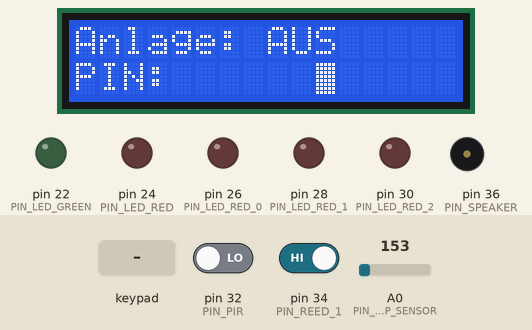
A sketch run on a simulated Arduino Mega 2560, built with avr-gcc and run on an emulated ATmega2560. Shown: 16×2 character LCD, output pins drawn as LEDs (lit = HIGH), buzzer (waves = sounding). Dashed ring = blinking. The test bench sets the inputs (shaded band); at power-on: A0 (PIN_TEMP_SENSOR) = 153, pin 32 (PIN_PIR) LOW, pin 34 (PIN_REED_1) HIGH. What the sketch prints to the serial monitor is not drawn.

Above: at 12.1 s.
12.2 s: keypad keys 1 2 3 4 # pressed 0.4 s apart
At 13.94 s:
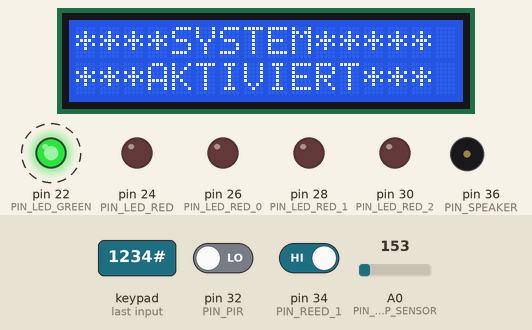
15.7 s: A0 (PIN_TEMP_SENSOR) set to 173
At 16.02 s:
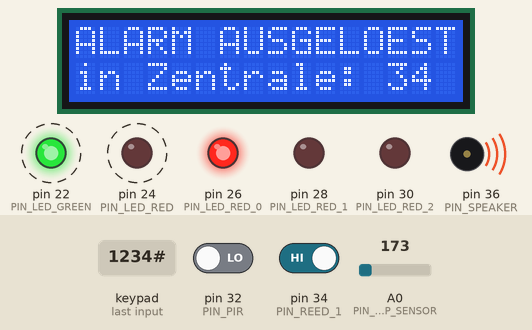
18.0 s: key '#' pressed
At 19.98 s:
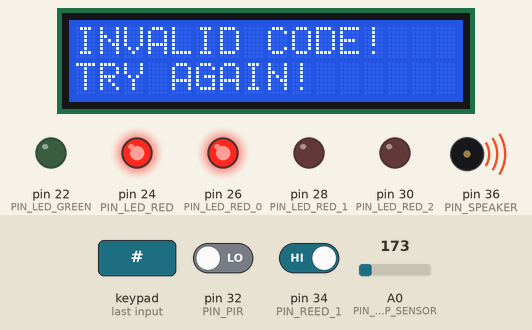
20.1 s: keypad keys 5 6 7 8 # pressed 0.4 s apart
At 20.43 s:
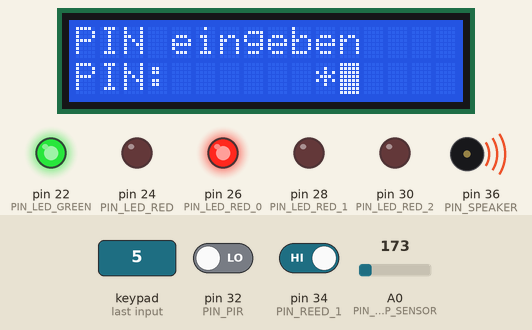
23.6 s: keypad keys 1 3 9 7 # pressed 0.4 s apart
At 24.58 s:
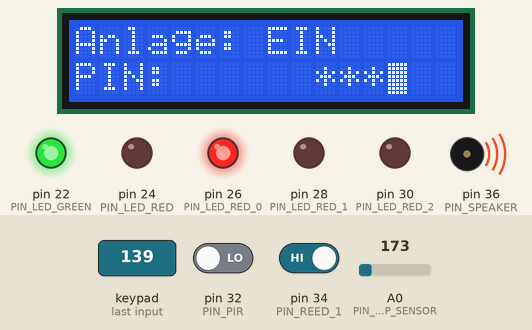
27.1 s: keypad keys 1 2 3 4 # pressed 0.4 s apart
At 28.47 s:
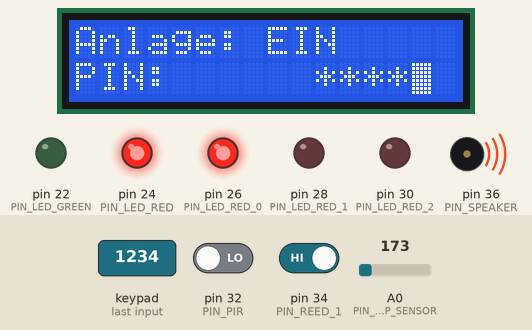
Timing chart, 0 to 31.6 s (numbered marks = the images above; inputs shaded):
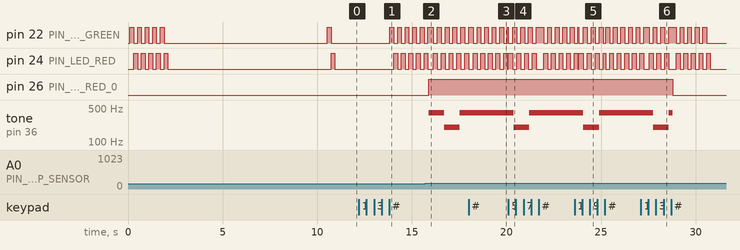

The sketch:

sketch_alarm_system_v1.0.0.ino
```cpp
//Alarm System by guggerf
//Als Semasterarbeit in der TEKO Bern
//5. Semester Elektrotechniker HF

//******************************************************************************
//          Benötigte Libraries Initialisieren
//******************************************************************************
#include <Wire.h>               //I2C Kommunikation Seriell über SDA/SCL
#include <LiquidCrystal_I2C.h>  //I2C ISnterface für LCD
#include <Keypad.h>             //Library für das Keypad
#include <Password.h>           //Library für Passwort-Management

//******************************************************************************
//                 Konstanten
//******************************************************************************

#define OFF 0
#define ON 1

// Keypad-Konfiguration
const byte ROWS = 4; //4 Zeilen
const byte COLS = 3; //3 Spalten
char KEYS[ROWS][COLS] = {
  {'1', '2', '3'},
  {'4', '5', '6'},
  {'7', '8', '9'},
  {'*', '0', '#'}
};
byte ROW_PINS[ROWS] = {5, 6, 7, 8}; //Anschlüsse der Keypad-Zeilen
byte COL_PINS[COLS] = {2, 3, 4};    //Anschlüsse der Keypad-Spalten

// LCD eigene Charakter
byte LCD_CHARS[6][8] = {
  { B00000, B00000, B00000, B00000, B00000, B00000, B00000, B00000 },
  { B10000, B10000, B10000, B10000, B10000, B10000, B10000, B10000 },
  { B11000, B11000, B11000, B11000, B11000, B11000, B11000, B11000 },
  { B11100, B11100, B11100, B11100, B11100, B11100, B11100, B11100 },
  { B11110, B11110, B11110, B11110, B11110, B11110, B11110, B11110 },
  { B11111, B11111, B11111, B11111, B11111, B11111, B11111, B11111 }
};

// Für Piezobuzzer verschiedene Frequenzen definieren
const int NUM_MELODIES = 2;
const int NUM_NOTES = 32;
int NOTES[NUM_MELODIES][NUM_NOTES] = {
  { 400, 400, 400, 400, 400, 400, 400, 400, 400, 400, 400, 400, 400, 400, 400, 400, 200, 200, 200, 200, 200, 200, 200, 200, 200, 200, 200, 200, 200, 200, 200, 200 },
  { 200, 220, 240, 260, 280, 300, 320, 340, 360, 380, 400, 420, 440, 460, 480, 500, 520, 500, 480, 460, 440, 420, 400, 380, 360, 340, 320, 300, 280, 260, 240, 220 }
};

// Pins an Arduino definieren
static const int PIN_LED_GREEN 			= 22; //LED Anlage ausgeschaltet
static const int PIN_LED_RED 			= 24; //LED Anlage eingeschaltet
static const int PIN_LED_RED_0 			= 26; //RoteLED in Zentrale
static const int PIN_LED_RED_1 			= 28; //RoteLED in Eingang
static const int PIN_LED_RED_2 			= 30; //RoteLED in Wohnen
static const int PIN_PIR 			= 32; //In Wohnen
static const int PIN_REED_1 			= 34; //in Eingang
static const int PIN_SPEAKER 			= 36; //Alarm Speaker
static const int PIN_TEMP_SENSOR 		= A0; // Analoger Eingang für Temperatur in Zentrale

// Sonstige Konstanten für Programmablauf
static const int ROOM_NO_ALARM                  = 0;
static const int ROOM_MAIN_OFFICE 		= 0x1;
static const int ROOM_ENTRANCE			= 0x2;
static const int ROOM_LIVINGROOM		= 0x4;

static const int SWAP_LED                       = 0;
static const int SWAP_TONE                      = 1;

static const int LCD_LINE_LENGTH                = 16;
static const int DEFAULT_LED_DELAY		= 200;
static const int DEFAULT_TONE_DELAY             = 30;
static const int DEFAULT_BLINK_REPETITIONS      = 5;
static const int DEFAULT_PASSWORD_POS 	        = 10; //wo wird begonnen mit PIN eingaben
static const float NORMAL_TEMPERATURE 	        = 31.0; //Basis Temperatur für Temp überwachung in Zentrale
static const int ALARM_DISPLAY_DURATION         = 3000;

//******************************************************************************
//                 Variablen
//******************************************************************************

// Das I2C LCD interface initialisieren.
// Das LCD wird über den I2C Bus gesteuert und hängt an den Anschlüssen 20(SDA) und 21(SCL) am Mega
LiquidCrystal_I2C lcd(0x27, LCD_LINE_LENGTH, 2);  // 0x27 = Adresse (ohne Lötjumper), 16 Charakter, 2 Linien

//Hilfsvariablen um Cursor auf LCD zu setzen
int cursorCurrentX = 0;
int cursorCurrentY = 1;

Keypad keypad = Keypad( makeKeymap(KEYS), ROW_PINS, COL_PINS, ROWS, COLS );

// Initialieren des Passwortes, dient als Default Passwort, wenn Arduino zurückgesetzt wird
Password password = Password("1234");

int currentPasswordPosition = DEFAULT_PASSWORD_POS; // Wo wird Pasword angezeigt

//Diverse Variablen definieren
int alarmStatus = OFF; //1= Alarm ausgelöst
int alarmActive = OFF; //1= Alarmanlage scharf
int alarmDetected = OFF;
int alarmShown = OFF;
int alarmPinShown = OFF;
int alarmTemperature = OFF;

//Alarm-Status
unsigned long alarmTimestamp = 0;

//Non-Blocking Swapping
unsigned long swapLedTimestamp = 0;
unsigned long swapToneTimestamp = 0;
int swapStatus = OFF;

//Aktueller Ton
int currentMelody = 0;
int currentTone = 0;

//******************************************************************************
//                                    SETUP
//******************************************************************************
// Das Setup wird nur aufgerufen wenn Arduino startet oder bei einem Reset
void setup() {
  Serial.begin(9600); // Starten des Serial Monitors für Debug-Zwecke

  lcd.init(); // LCD initialisieren
  lcd.backlight();

  //Inputs definieren
  pinMode(PIN_PIR, INPUT);
  pinMode(PIN_REED_1, INPUT);

  //Outputs definieren
  pinMode(PIN_LED_RED, OUTPUT);
  pinMode(PIN_LED_RED_0, OUTPUT);
  pinMode(PIN_LED_RED_1, OUTPUT);
  pinMode(PIN_LED_RED_2, OUTPUT);
  pinMode(PIN_LED_GREEN, OUTPUT);

  //Setzten der Ausgangszustände bei Start und Reset
  digitalWrite(PIN_PIR, LOW);
  digitalWrite(PIN_REED_1, HIGH);

  // am Anfang ist alles aus
  showStatusOff();

  keypad.addEventListener(keypadEvent); //Eventlistener für das Keypad hinzufügen

  //Boot Vorgang
  bootScreen();
  ledBlink(1);
  startScreen();
}
//******************************************************************************
void bootScreen() {
  showOnScreen("****Welcome**** ", "**Alarm-System**");
  ledBlink(DEFAULT_BLINK_REPETITIONS);

  showOnScreen("*System booting*");
  // Loarding-Bar (booting time für Sensoren kalibrieren)
  initCustomCharacters();
  for (int j = 0; j < 16; j++) { //16 Charakter füllen
    for (int i = 0; i < 5; i++) { // 1 Charakter mit je 5 Spalten füllen
      lcd.setCursor(cursorCurrentX, cursorCurrentY);
      lcd.write(i);
      delay(100); //Geschwindikeit hier einstellen
    }
    cursorCurrentX++;
    lcd.setCursor(j, cursorCurrentY);
    delay(10);
  }
}
//******************************************************************************
void startScreen() {
  String systemStatus = String("Anlage: ");

  if (alarmActive) {
    systemStatus += "EIN";
    showStatusGreen();
  } else {
    systemStatus += "AUS";
    showStatusOff();
  }
  showOnScreen(systemStatus, "PIN:");

  // blinkenden Cursor setzen
  lcd.setCursor(10, 1);
  lcd.blink(); // Cursor anzeigen wo PW eingengeben werden kann
}
//******************************************************************************
//                                    LOOP
//******************************************************************************
//Der Loop wiederholt sich immer und immer wieder, für immer
void loop() {
  char key = keypad.getKey();
  if (alarmActive) {
    int room = alarmCheck();

    // gibt es Alarm?
    if (room > ROOM_NO_ALARM) {
      if (!alarmDetected) {
        // wir sind neu hier!
        alarmTimestamp = millis();
        alarmDetected = ON;
      }
      // Alarm anzeigen
      alarmTriggered(room);
    } else if (alarmStatus) {
      alarmTriggered(room);
    }
  }
}
//******************************************************************************
// Wenn Alarm ausgelöst wurde
void alarmTriggered(int room) {
  alarmStatus = ON;

  String location = "";

  if (room & ROOM_MAIN_OFFICE) {
    digitalWrite(PIN_LED_RED_0, HIGH);
    location = String("in Zentrale: ") + alarmTemperature;
  }
  if (room & ROOM_ENTRANCE) {
    digitalWrite(PIN_LED_RED_1, HIGH);
    location = "in Eingang";
  }
  if (room & ROOM_LIVINGROOM) {
    digitalWrite(PIN_LED_RED_2, HIGH);
    location = "in Wohnzimmer";
  }
  checkSwap();
  // wird der Alarm schon lange angezeigt?
  if (millis() - alarmTimestamp < ALARM_DISPLAY_DURATION) {
    if (!alarmShown) {
      showOnScreen("ALARM AUSGELOEST", location);
      alarmShown = ON;
    }
  } else if (!alarmPinShown) {
    showOnScreen("PIN eingeben", "PIN:");

    // blinkenden Cursor setzen
    lcd.setCursor(10, 1);
    lcd.blink(); // Cursor anzeigen wo PW eingengeben werden kann

    // Display beim nächsten Mal nicht überschreiben
    alarmPinShown = ON;
  }
}
//******************************************************************************
void keypadEvent(KeypadEvent eKey) {
  if (keypad.getState() == PRESSED) {
    if (currentPasswordPosition - 10 >= 5) {
      password.reset();
      lcd.setCursor(0, 1);
      lcd.println("nur 4 Zeichen         ");
      ledBlink(DEFAULT_BLINK_REPETITIONS);
      lcd.setCursor(0, 1);
      lcd.println("PIN:                ");
      currentPasswordPosition  = 10;
      return;
    }
    lcd.setCursor((currentPasswordPosition++), 1);
    switch (eKey) {
      case '#':                 //# zu Passwort überprüfen
        currentPasswordPosition  = 10;
        checkPassword();
        break;
      case '*':                 //* Eingabe löschen
        password.reset();
        currentPasswordPosition = 10;
        lcd.setCursor(0, 1);
        lcd.println("PIN:                ");
        break;
      case '0':
        currentMelody = (++currentMelody)%NUM_MELODIES;
        // NO break, we want to fall through
      default:
        lcd.blink();
        password.append(eKey);
        lcd.print("*");
    }
  }
}
//******************************************************************************
// Ist das Passwort richtig? wenn nicht dann führe invalideCode() aus.
void checkPassword() {
  if (password.evaluate()) {
    if (!alarmActive && !alarmStatus) {
      activate();
    }
    else if (alarmActive || alarmStatus) {
      deactivate();
    }
  } else {
    invalidCode();
  }

  // alles zurücksetzen, blinken
  password.reset();
  ledBlink(DEFAULT_BLINK_REPETITIONS);
  startScreen();
}
//******************************************************************************
// Wenn das Passwort falsch eingegeben wurde.
void invalidCode() {
  showOnScreen("INVALID CODE!", "TRY AGAIN!");
}
//******************************************************************************
// System scharf stellen und auf Screen anzeigen
void activate() {
  if (!doorOpen()) {
    showOnScreen("****SYSTEM*****", "***AKTIVIERT***");
    alarmActive = ON;
  } else {
    showOnScreen("****ACHTUNG****", "Tuer offen");
    ledBlink(1);
  }
}
//******************************************************************************
// System deaktivieren und Start Screen anzeigen
void deactivate() {
  alarmStatus = OFF;
  alarmActive = OFF;
  alarmDetected = OFF;
  alarmShown = OFF;
  alarmPinShown = OFF;
  alarmTimestamp = OFF;
  alarmTemperature = 0;

  showOnScreen("**SYSTEM**", "*DEAKTIVIERT*");
  lcd.noBlink();
  noTone(PIN_SPEAKER);
  disableAlarmLeds();
}
//******************************************************************************
// Temp wird überwacht und bei hoher Temp wird Alarm ausgelöst
//Folgende Daten hab ich aus dem Starter Kit übernommen und auf mein Projekt angepasst
int alarmCheck() {
  int room = ROOM_NO_ALARM;

  // Türkontakt
  if (doorOpen()) {
    room |= ROOM_ENTRANCE;
  }

  // Bewegungsmelder
  if (digitalRead(PIN_PIR) == HIGH) {
    room |= ROOM_LIVINGROOM;
  }

  // Temperatur
  int sensorVar = analogRead(PIN_TEMP_SENSOR);

  //Debug
  Serial.print(String("Sensor Value: ") + sensorVar);

  //Gelesener Wert in Spannung umwandeln
  float voltage = (sensorVar / 1024.0) * 5.0;

  // Debug
  Serial.print(String(", Volts: ") + voltage);

  // Spannung in Temperatur umwandlen
  float temperature = (voltage - .5) * 100;

  //Debug
  Serial.println(String(", degrees C: ") + temperature);

  if (temperature > NORMAL_TEMPERATURE) {
    alarmTemperature = (int)temperature;
    room |= ROOM_MAIN_OFFICE;
  }

  return room;
}
//******************************************************************************
// Hilfsfunktionen
//******************************************************************************
void showStatusGreen() {
  digitalWrite(PIN_LED_GREEN, HIGH);
  digitalWrite(PIN_LED_RED, LOW);
}

void showStatusOff() {
  digitalWrite(PIN_LED_RED, LOW);
  digitalWrite(PIN_LED_GREEN, LOW);
}

void showStatusRed() {
  digitalWrite(PIN_LED_GREEN, LOW);
  digitalWrite(PIN_LED_RED, HIGH);
}

void disableAlarmLeds() {
  digitalWrite(PIN_LED_RED_0, LOW);
  digitalWrite(PIN_LED_RED_1, LOW);
  digitalWrite(PIN_LED_RED_2, LOW);
}

void swap(int what) {
  if (what == SWAP_TONE) {
    tone(PIN_SPEAKER, NOTES[currentMelody][currentTone]);
    currentTone = (++currentTone)%NUM_NOTES;
  } else if (what == SWAP_LED) {
    if (swapStatus) {
      showStatusRed();
      swapStatus = OFF;
    } else {
      showStatusGreen();
      swapStatus = ON;
    }
  }
}

void checkSwap() {
  if (millis() - swapLedTimestamp > DEFAULT_LED_DELAY) {
    swap(SWAP_LED);
    swapLedTimestamp = millis();
  }
  if (millis() - swapToneTimestamp > DEFAULT_TONE_DELAY) {
    swap(SWAP_TONE);
    swapToneTimestamp = millis();
  }
}

int doorOpen() {
  return digitalRead(PIN_REED_1) == LOW;
}

// Funktion für LED blinken (Strobbo)
void ledBlink(int numLoops) {
  for (int i = 0; i < numLoops; i++) {
    showStatusGreen();
    delay(DEFAULT_LED_DELAY);
    showStatusRed();
    delay(DEFAULT_LED_DELAY);
  }
  showStatusOff();
}

// Funktion für Custom Char Loading-Bar, Zeichen auffüllen von links nach rechts
void initCustomCharacters() {
  //wichtig, alle custom char zuerst zurücksetzten!!
  for (int i = 0; i < 8; i++) {
    lcd.createChar(i, LCD_CHARS[0]);
  }
  //die custom Char generieren und nummerieren (Nummer ist wichtig zum aufrufen)
  for (int i = 0; i < 5; i++) {
    lcd.createChar(i, LCD_CHARS[i+1]);
  }
}

String pad(String input, int len) {
  if (input.length() < len) {
    for (int i = input.length(); i <= len; i++) {
      input += " ";
    }
  }
  return input;
}

// zwei Zeilen auf dem Display ausgeben
void showOnScreen(String line1, String line2) {
  lcd.clear();
  lcd.setCursor(0, 0);
  lcd.println(pad(line1, LCD_LINE_LENGTH));
  lcd.setCursor(0, 1);
  lcd.println(pad(line2, LCD_LINE_LENGTH));
}

// eine Zeile auf dem Display ausgeben
void showOnScreen(String line1) {
  lcd.clear();
  lcd.setCursor(0, 0);
  lcd.println(pad(line1, LCD_LINE_LENGTH));
}
```

Measured:
- the behaviour switches between 165 and 166 on A0 (PIN_TEMP_SENSOR) (found by bisection; images 1 and 2)
- after the input at 12.2 s, pin 22 (PIN_LED_GREEN): alternates HIGH for 0.20 s and LOW for 0.20 s, starting after 1.6 s; pin 24 (PIN_LED_RED): alternates HIGH for 0.20 s and LOW for 0.20 s, starting after 1.8 s; the display: first changes at once (image 1 shows a later state)
- after the input at 15.7 s, pin 26 (PIN_LED_RED_0): LOW → HIGH after 0.19 s; tone on pin 36 (PIN_SPEAKER): silent → 400 Hz after 0.19 s, → 200 Hz 0.82 s later, → 400 Hz 0.83 s later; the display: changes after 0.23 s (image 2)
- after the input at 18.0 s, tone on pin 36 (PIN_SPEAKER): stays 400 Hz (without the input it goes to 200 Hz after 0.37 s); the display: changes at once (image 3)
- after the input at 20.1 s, tone on pin 36 (PIN_SPEAKER): goes on until 21.2 s, then stays 400 Hz; the display: first differs from a run without the input after 0.13 s (image 4)
- after the input at 23.6 s, tone on pin 36 (PIN_SPEAKER): goes on until 24.9 s, then stays 400 Hz; the display: first differs from a run without the input after 0.31 s (image 5 shows a later state)
- after the input at 27.1 s, pin 26 (PIN_LED_RED_0): HIGH → LOW after 1.7 s; the display: first differs from a run without the input after 0.28 s (image 6 shows a later state)
